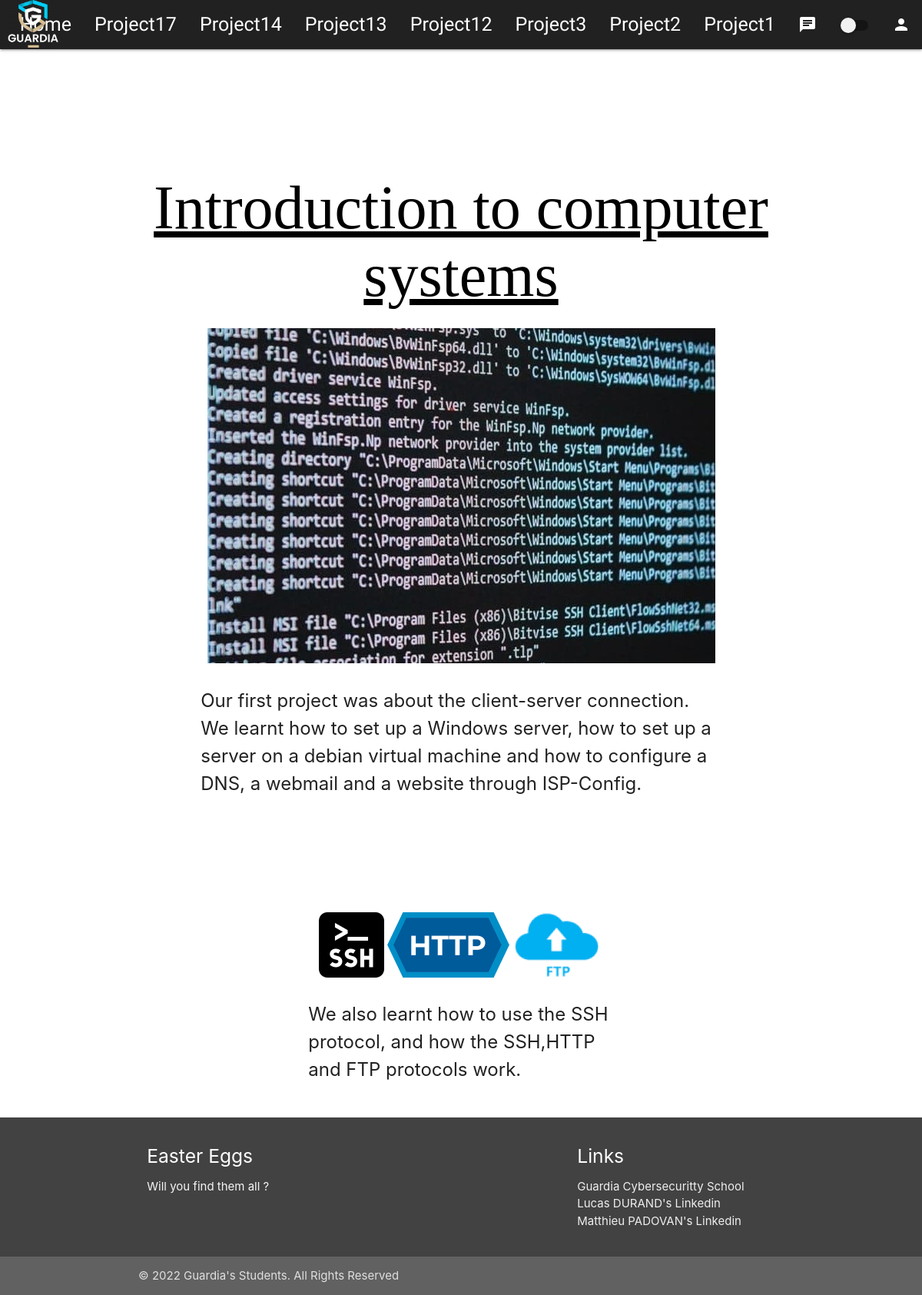
The page /grp13/html/project.php?id_project_content=1 on the database its author committed.
### tables this page shows
CREATE TABLE `project_content` (
  `id_project_content` int(11) NOT NULL,
  `title` varchar(50) NOT NULL,
  `image_1` varchar(200) NOT NULL,
  `image_2` varchar(200) NOT NULL,
  `image_3` varchar(200) NOT NULL,
  `image_4` varchar(200) NOT NULL,
  `text_1` text NOT NULL,
  `text_2` text NOT NULL
);

### grp13/html/project.php (the view, shortened to what this page needs)
<?php require_once "../php/config.php"; ?>
<!DOCTYPE html>
<html lang="en">
<?php
    require "../items/head.php";
?>
<body>
<header>
  <?php
    require "../items/header.php";
     ?>
  <?php
  $sql = "SELECT * FROM project_content WHERE id_project_content=:id_project_content";
  $pre = $pdo->prepare($sql);
  $pre->bindParam("id_project_content",$_GET['id_project_content']);
  $pre->execute();
  $project_content = $pre->fetch(PDO::FETCH_ASSOC);
  ?>
    <div class='container'>
      <h1 class='h1-p1 black-text'><?php echo $project_content['title'] ?></h1>
      <div class='row'>
        <div class='center'>
          <img id="img_1" src='<?php echo $project_content['image_1'] ?>' alt = ''>
        </div>
        <p class='col s12 m10 l10 offset-l1 offset-m1 h1-p'><?php echo $project_content['text_1'] ?></p>
      </div>
      <div class='space'></div>
      <div class='row'>
        <div class='center'>
          <img src='<?php echo $project_content['image_2'] ?>' alt=''>
          <img src='<?php echo $project_content['image_3'] ?>' alt =''>
          <img src='<?php echo $project_content['image_4'] ?>' alt =''>
        </div>
        <div class='col s12 m6 l6 offset-m6 offset-l3 h1-p'>
          <p><?php echo $project_content['text_2'] ?></p>
        </div>
      </div>
    </div>
<?php
    require "../items/footer.php";
     ?>
  </body>
</html>

### grp13/items/head.php (shortened to what this page needs)
<head>
    <link type="text/css" rel="stylesheet" href="../css/materialize.css">
    <link rel="stylesheet" href = "../css/style.css">
</head>

### grp13/items/header.php (shortened to what this page needs)
<?php require_once "../php/config.php"; ?>
<nav id="nav" class = "grey darken-4">
        <div class="nav-wrapper">
          <a href="https://guardia.school" rel="nofollow" target="_blank" class="brand-logo"><img id="logo-g" src="../img/guardia_logo.png" alt="Guardia Cybersecuritty School's logo"></a>
            <ul>
              <?php if(!isset($_SESSION['user'])) : ?>
                <li class="right hide-on-med-and-down "><a  class="class-nav modal-trigger" href="#modal2"><i class= "material-icons">person</i></a></li>
              <?php else: ?>
                <li class="right hide-on-med-and-down">
                  <a class="waves-effect waves-green btn" href="../php/logout.php" >Logout</a>
                </li>
              <?php endif; ?>
                <li class="right switch right hide-on-med-and-down">
                    <label id="mylbl" >
                        <span class="lever" ></span>
                    </label>
                </li>
                <li class="right hide-on-med-and-down "><a  class="class-nav modal-trigger" href="#modal1"><i class= "material-icons">chat</i></a></li>
                <?php
                  $sql = "SELECT * FROM project_content";
                  $pre = $pdo->prepare($sql);
                  $pre->execute();
                  $projects = $pre->fetchAll(PDO::FETCH_ASSOC);
                  foreach($projects as $project){ ?>
                    <li class="right hide-on-med-and-down "><a  class="class-nav white-text waves-light" href="../html/project.php?id_project_content=<?php echo $project['id_project_content']?>">Project<?php echo $project['id_project_content']?> </a></li>
                  <?php } ?>
                <li class="right hide-on-med-and-down "><a  class="class-nav white-text waves-light" href="index.php">Home</a></li>
            </ul>
        </div>
      </nav>
    </header>

### grp13/items/footer.php
<footer class="page-footer grey darken-3">
  <div class="container">
    <div class="row">
      <div class="col l6 s12">
        <h5 class="white-text">Easter Eggs</h5>
        <p class="grey-text text-lighten-4">Will you find them all ?</p>
      </div>
      <div class="col l4 offset-l2 s12">
        <h5 class="white-text">Links</h5>
        <ul>
          <li><a class="grey-text text-lighten-3" href="https://guardia.school" rel="nofollow" target="_blank">Guardia Cybersecuritty School</a></li>
          <li><a class="grey-text text-lighten-3" href="https://www.linkedin.com/in/lucas-durand-7768b9251/" rel="nofollow" target="_blank">Lucas DURAND's Linkedin</a></li>
          <li><a class="grey-text text-lighten-3" href="https://www.linkedin.com/in/matthieu-padovan-b18147252/" rel="nofollow" target="_blank">Matthieu PADOVAN's Linkedin</a></li>
        </ul>
      </div>
    </div>
  </div>
  <div class="footer-copyright grey darken-2">
    <div class="container">
    © 2022 Guardia's Students. All Rights Reserved
    </div>
  </div>
  </footer>

### grp13/css/style.css (style rules this page uses)
.class-nav { font-size: 25px; }
.class-nav { font-family: 'Tajawal', sans-serif; }
#mylbl { font-size: 100%; }
#logo-g { height: 2em; padding-left: 10px; }
.h1-p1 { text-align: center; text-decoration: underline; }
.space { height:100px; }
.h1-p { font-size: 24px; }
h1 { padding-top: 1.5em; font-family: 'Cinzel', serif; font-size: 80px; text-decoration: underline; color: #cfd8dc; }

### rows shown on the page
project_content: id_project_content "1", title "Introduction to computer systems", image_1 (picture), text_1 "Our first project was about the client-server connection. We learnt how to set up a Windows server, how to set up a server on a debian virtual machine and how to configure a DNS, a webmail and a website through ISP-Config.", image_2 (picture), image_3 (picture), image_4 (picture), text_2 "We also learnt how to use the SSH protocol, and how the SSH,HTTP and FTP protocols work."
project_content: id_project_content "2"
project_content: id_project_content "3"
project_content: id_project_content "12"
project_content: id_project_content "13"
project_content: id_project_content "14"
project_content: id_project_content "17"
